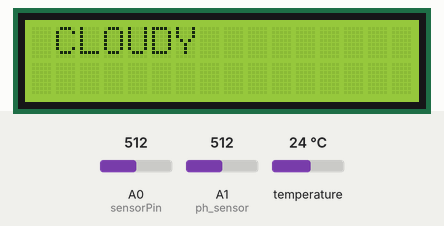
The sketch below on a simulated Arduino Uno, built with avr-gcc and run on an emulated ATmega328P. Shown: 16×2 character LCD. The inputs (shaded band) are chosen by the test bench; at power-on: A0 (sensorPin) = 512, temperature 24 °C, A1 (ph_sensor) = 512. What the sketch prints to the serial monitor is not drawn.

Above: at 1.2 s.
1.3 s: A0 (sensorPin) set to 592
10.3 s: A0 (sensorPin) set to 625
At 11.1 s:
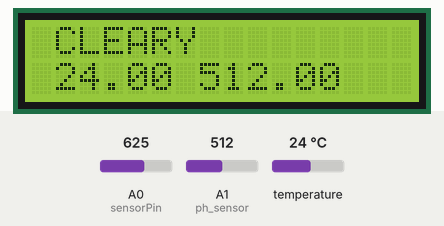
16.3 s: A0 (sensorPin) set to 306
At 21.0 s:
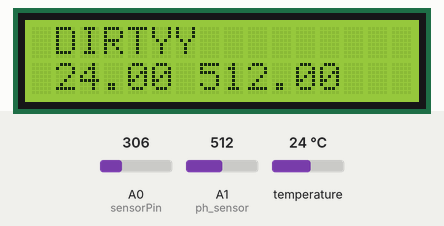
22.3 s: temperature set to 12 °C
At 29.4 s:
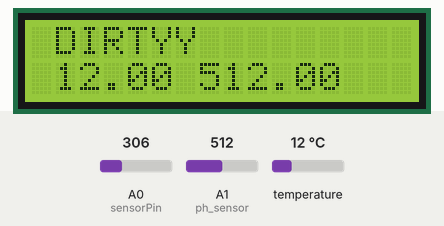
29.8 s: A1 (ph_sensor) set to 716
At 33.8 s:
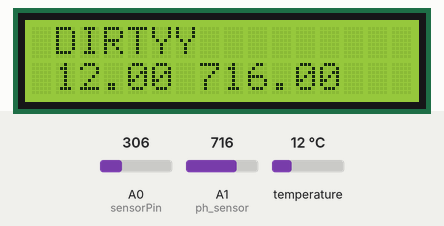
35.8 s: temperature set to 19 °C
At 43.7 s:
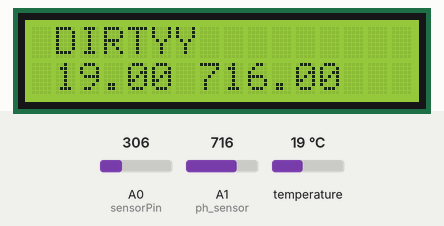
Timing chart, 0 to 45.2 s (numbered marks = the images above; inputs shaded):
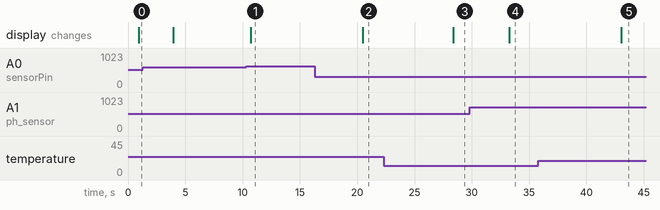

Measured:
- the behaviour switches between 607 and 608 on A0 (sensorPin) (found by bisection; images 0 and 1)
- after the input at 10.3 s, the display: changes after 0.42 s (image 1)
- after the input at 16.3 s, the display: changes after 4.2 s (image 2)
- after the input at 22.3 s, the display: changes after 6.1 s (image 3)
- after the input at 29.8 s, the display: changes after 3.5 s (image 4)
- after the input at 35.8 s, the display: changes after 7.2 s (image 5)

The sketch:

sen_lcd.ino
```cpp
 #include <OneWire.h>
#include <DallasTemperature.h>
#include <LiquidCrystal_I2C.h>

 #define ONE_WIRE_BUS 7

 OneWire oneWire(ONE_WIRE_BUS);

 DallasTemperature sensors(&oneWire);

LiquidCrystal_I2C lcd(0x27,16,2);

 int sensorPin = A0; //A0 FOR ARDUINO/ 36 FOR ESP
 float Celsius = 0;
 float Fahrenheit = 0;

#define ph_sensor A1


float ph_value,sensor_value=0;

void setup() {
  sensors.begin();
  Serial.begin(9600);
  lcd.init();
  lcd.clear();
  lcd.backlight();
  // lcd.setCursor(1,0);   //Set cursor to character 2 on line 0
  // lcd.print("Hello world!");
}

void loop() {
   sensors.requestTemperatures();
   int sensorValue = analogRead(sensorPin);
   Celsius = sensors.getTempCByIndex(0);
   Fahrenheit = sensors.toFahrenheit(Celsius);

   Serial.print(Celsius);
   Serial.print(" C  ");
   Serial.print(Fahrenheit);
   Serial.println(" F");
   Serial.println(sensorValue);
   int turbidity = map(sensorValue, 0, 750, 100, 0);
   delay(100);
   if (turbidity < 20) {
    lcd.setCursor(1,0);   //Set cursor to character 2 on line 0
    lcd.print("CLEAR");
    Serial.print(" its CLEAN ");
   }
   if ((turbidity > 20) && (turbidity < 50)) {
     lcd.setCursor(1,0);   //Set cursor to character 2 on line 0
     lcd.print("CLOUDY");
     Serial.print(" its CLOUDY ");
   }
   if (turbidity > 50) {
     lcd.setCursor(1,0);   //Set cursor to character 2 on line 0
     lcd.print("DIRTY");
     Serial.print(" its DIRTY ");
   }
   delay(3000);

  ph_value=analogRead(ph_sensor);
  sensor_value=(ph_value/7);
  Serial.print("ph_value = ");
  Serial.println(sensor_value);
  Serial.print(ph_value);

  lcd.setCursor(1,1);   //Set cursor to character 2 on line 0
  lcd.print(Celsius);

  lcd.setCursor(7,1);
  lcd.print(ph_value);
  // lcd.clear();

  delay(1000);

}
```
